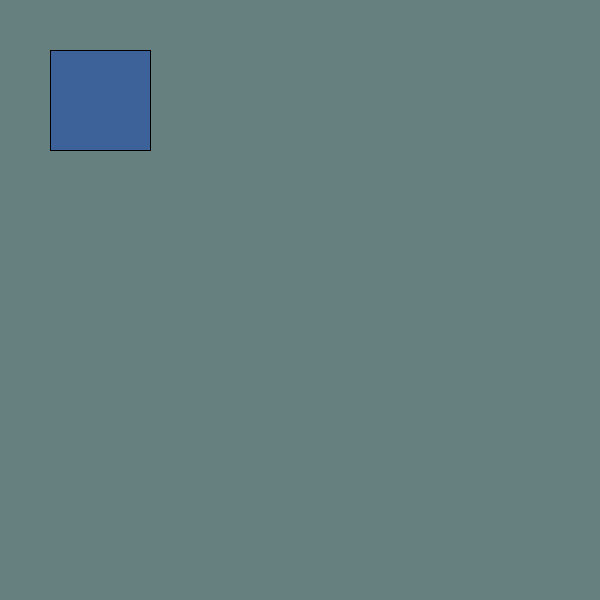
Frame 1 (no input)
Frame 60 (the mouse pressed at the canvas centre just before this capture): identical to frame 1, image omitted
Frame 120 (the mouse held since frame 60 and released just before this capture): identical to frame 1, image omitted

The Processing sketch that drew this single still picture (run headless with seeded random() and noise(); from frame 60 on, the mouse is pressed at the canvas centre):

// Processing sketch: sketch_8_functions
// ── sketch_8_functions.pde
// setup is run once, when the sketch is launched
void setup() {   
  size(600, 600);
  colorMode(HSB, 100);
  background(50, 20, 50);
  fill(60,60,60);
}

// draw is run over and over again
void draw() {
 createBox();  // calls the function named createBox
}

// a custom function I have written
void createBox() {
   rect(50,50,100,100);
}


/*
// another custom function I have written
void createThreeBoxes() {
  rect(250,50,100,100);
  rect(270,70,100,100);
  rect(290,90,100,100);
}
*/


// functions are ways for you to organize and segment your code

// note that the function we have created looks a lot like many of the processing statements
// we have used previously. These are simply built-in functions of processing.


          
